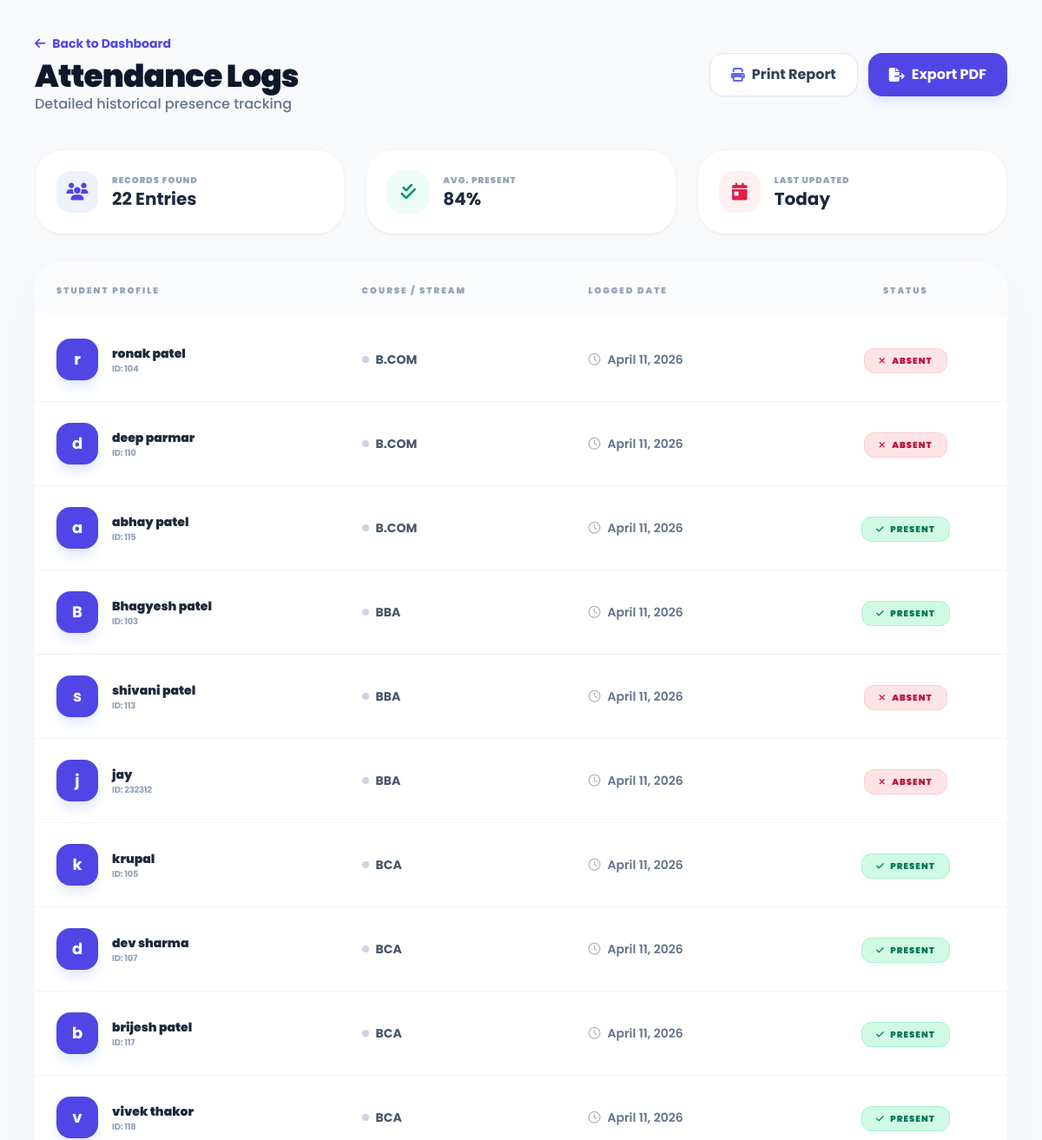
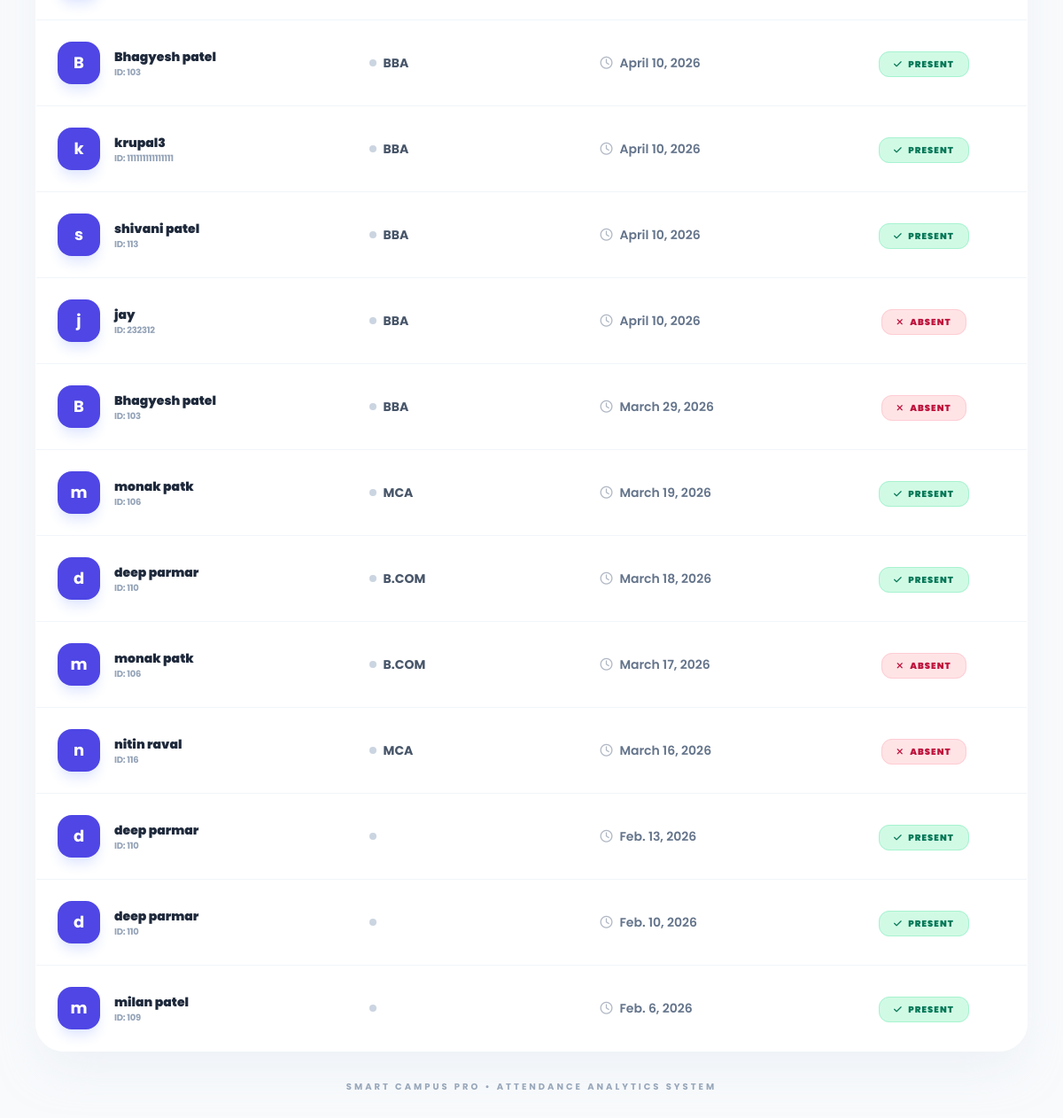
The page /attendance-report/ on the database its author committed (2 pictures, top to bottom).
### campus/models.py (models this page shows, shortened)
class Attendance(models.Model):
    STATUS_CHOICES = [
        ('Present', 'Present'),
        ('Absent', 'Absent'),
        ('Late', 'Late'),
    ]
    student = models.ForeignKey('Student', on_delete=models.CASCADE)
    course = models.ForeignKey('Course', on_delete=models.CASCADE, null=True, blank=True)
    date = models.DateField(default=date.today)
    status = models.CharField(max_length=10, choices=STATUS_CHOICES, default='Present')
    is_present = models.BooleanField(default=True)
    class Meta:
        unique_together = ('student', 'date')

class Student(models.Model):
    user = models.OneToOneField(
        User,
        on_delete=models.SET_NULL,
        null=True,
        blank=True,
        related_name='student_profile',
    )
    name = models.CharField(max_length=100)
    roll_no = models.CharField(max_length=50, unique=True)
    course = models.CharField(max_length=100, null=True, blank=True)
    email = models.EmailField(blank=True, null=True)
    phone = models.CharField(max_length=20, blank=True, null=True)
    photo = models.ImageField(upload_to='student_photos/', null=True, blank=True)
    qr_code = models.ImageField(upload_to='qr_codes/', blank=True, null=True)

class Course(models.Model):
    course_name = models.CharField(max_length=100)
    course_code = models.CharField(max_length=20, unique=True)
    faculty = models.ForeignKey(Faculty, on_delete=models.CASCADE, related_name='courses')

### campus/views.py (the view)
# urls.py: path('attendance-report/', views.view_attendance, name='view_attendance'),
def view_attendance(request):
    from .models import Attendance
    data = Attendance.objects.all().order_by('-date')
    return render(request, 'view_attendance.html', {'records': data})

### campus/templates/view_attendance.html (shortened to what this page needs)
<!DOCTYPE html>
<html lang="en">
<head>
    <script src="https://cdn.tailwindcss.com"></script>
    <link rel="stylesheet" href="https://cdnjs.cloudflare.com/ajax/libs/font-awesome/6.4.0/css/all.min.css">
</head>
<body class="p-4 md:p-10 bg-slate-50 min-h-screen">
<div class="max-w-6xl mx-auto">
    <div class="flex flex-col md:flex-row justify-between items-start md:items-center mb-10 gap-6">
        <div>
            <a href="{% url 'master_admin' %}" class="group text-indigo-600 font-bold text-sm flex items-center gap-2 mb-2">
                <i class="fas fa-arrow-left transition-transform group-hover:-translate-x-1"></i> Back to Dashboard
            </a>
            <h1 class="text-4xl font-black text-slate-900 tracking-tight">Attendance Logs</h1>
            <p class="text-slate-500 font-medium">Detailed historical presence tracking</p>
        </div>
        <div class="flex gap-3">
            <button onclick="window.print()" class="bg-white text-slate-700 border border-slate-200 px-6 py-3 rounded-2xl font-bold shadow-sm hover:bg-slate-50 transition-all flex items-center gap-2">
                <i class="fas fa-print text-indigo-500"></i> Print Report
            </button>
            <div class="bg-indigo-600 text-white px-6 py-3 rounded-2xl font-bold shadow-lg shadow-indigo-100 flex items-center gap-2 cursor-default">
                <i class="fas fa-file-export"></i> Export PDF
            </div>
        </div>
    </div>
    <div class="grid grid-cols-1 md:grid-cols-3 gap-6 mb-8">
        <div class="bg-white p-6 rounded-[2rem] border border-slate-100 shadow-sm flex items-center gap-4">
            <div class="h-12 w-12 bg-indigo-50 text-indigo-600 rounded-2xl flex items-center justify-center text-xl">
                <i class="fas fa-users"></i>
            </div>
            <div>
                <p class="text-[10px] font-black text-slate-400 uppercase tracking-widest">Records Found</p>
                <h3 class="text-xl font-bold text-slate-800">{{ records|length }} Entries</h3>
            </div>
        </div>
        <div class="bg-white p-6 rounded-[2rem] border border-slate-100 shadow-sm flex items-center gap-4">
            <div class="h-12 w-12 bg-emerald-50 text-emerald-600 rounded-2xl flex items-center justify-center text-xl">
                <i class="fas fa-check-double"></i>
            </div>
            <div>
                <p class="text-[10px] font-black text-slate-400 uppercase tracking-widest">Avg. Present</p>
                <h3 class="text-xl font-bold text-slate-800">84%</h3>
            </div>
        </div>
        <div class="bg-white p-6 rounded-[2rem] border border-slate-100 shadow-sm flex items-center gap-4">
            <div class="h-12 w-12 bg-rose-50 text-rose-600 rounded-2xl flex items-center justify-center text-xl">
                <i class="fas fa-calendar-day"></i>
            </div>
            <div>
                <p class="text-[10px] font-black text-slate-400 uppercase tracking-widest">Last Updated</p>
                <h3 class="text-xl font-bold text-slate-800">Today</h3>
            </div>
        </div>
    </div>
    <div class="report-card shadow-2xl shadow-slate-200/50 border border-white overflow-hidden">
        <div class="overflow-x-auto">
            <table class="w-full text-left border-collapse">
                <thead>
                    <tr class="bg-slate-50/50">
                        <th class="p-6 text-[10px] font-black text-slate-400 uppercase tracking-[0.2em]">Student Profile</th>
                        <th class="p-6 text-[10px] font-black text-slate-400 uppercase tracking-[0.2em]">Course / Stream</th>
                        <th class="p-6 text-[10px] font-black text-slate-400 uppercase tracking-[0.2em]">Logged Date</th>
                        <th class="p-6 text-[10px] font-black text-slate-400 uppercase tracking-[0.2em] text-center">Status</th>
                    </tr>
                </thead>
                <tbody class="divide-y divide-slate-100 bg-white">
                    {% for r in records %}
                    <tr class="table-row group">
                        <td class="p-6">
                            <div class="flex items-center gap-4">
                                <div class="h-12 w-12 bg-indigo-600 text-white rounded-2xl flex items-center justify-center font-bold text-lg shadow-lg shadow-indigo-100">
                                    {{ r.student.name|slice:":1" }}
                                </div>
                                <div>
                                    <div class="font-black text-slate-800 text-sm group-hover:text-indigo-600 transition-colors">{{ r.student.name }}</div>
                                    <div class="text-[10px] text-slate-400 font-bold uppercase tracking-tight">ID: {{ r.student.roll_no }}</div>
                                </div>
                            </div>
                        </td>
                        <td class="p-6 text-sm font-bold text-slate-600">
                            <div class="flex items-center gap-2">
                                <span class="h-2 w-2 rounded-full bg-slate-300"></span>
                                {{ r.course.course_name }}
                            </div>
                        </td>
                        <td class="p-6 text-sm font-semibold text-slate-500">
                            <i class="far fa-clock mr-2 opacity-50"></i>{{ r.date }}
                        </td>
                        <td class="p-6 text-center">
                            {% if r.status == 'Present' %}
                            <span class="bg-emerald-100 text-emerald-700 px-4 py-1.5 rounded-xl text-[10px] font-black uppercase tracking-widest border border-emerald-200">
                                <i class="fas fa-check mr-1"></i> Present
                            </span>
                            {% else %}
                            <span class="bg-rose-100 text-rose-700 px-4 py-1.5 rounded-xl text-[10px] font-black uppercase tracking-widest border border-rose-200">
                                <i class="fas fa-times mr-1"></i> Absent
                            </span>
                            {% endif %}
                        </td>
                    </tr>
                    {% endfor %}
                </tbody>
            </table>
        </div>
    </div>
    <div class="mt-8 text-center">
        <p class="text-[10px] font-bold text-slate-400 uppercase tracking-[0.3em]">Smart Campus Pro • Attendance Analytics System</p>
    </div>
</div>
</body>
</html>

### campus/templates/view_attendance.html (style rules this page uses)
body { font-family: 'Poppins', sans-serif; background: #f8fafc; }
.report-card { background: rgba(255, 255, 255, 0.9); backdrop-filter: blur(10px); border-radius: 2rem; }
.table-row { transition: all 0.2s ease; }

### rows shown on the page
Attendance: student.name "r", student.name "ronak patel", student.roll_no "104", course.course_name "B.COM", date "April 11, 2026", status "ABSENT"
Attendance: student.name "d", student.name "deep parmar", student.roll_no "110", course.course_name "B.COM", date "April 11, 2026", status "ABSENT"
Attendance: student.name "a", student.name "abhay patel", student.roll_no "115", course.course_name "B.COM", date "April 11, 2026", status "Present" (drawn)
Attendance: student.name "B", student.name "Bhagyesh patel", student.roll_no "103", course.course_name "BBA", date "April 11, 2026", status "Present" (drawn)
Attendance: student.name "s", student.name "shivani patel", student.roll_no "113", course.course_name "BBA", date "April 11, 2026", status "ABSENT"
Attendance: student.name "j", student.name "jay", student.roll_no "232312", course.course_name "BBA", date "April 11, 2026", status "ABSENT"
Attendance: student.name "k", student.name "krupal", student.roll_no "105", course.course_name "BCA", date "April 11, 2026", status "Present" (drawn)
Attendance: student.name "d", student.name "dev sharma", student.roll_no "107", course.course_name "BCA", date "April 11, 2026", status "Present" (drawn)
Attendance: student.name "b", student.name "brijesh patel", student.roll_no "117", course.course_name "BCA", date "April 11, 2026", status "Present" (drawn)
Attendance: student.name "v", student.name "vivek thakor", student.roll_no "118", course.course_name "BCA", date "April 11, 2026", status "Present" (drawn)
Attendance: student.name "B", student.name "Bhagyesh patel", student.roll_no "103", course.course_name "BBA", date "April 10, 2026", status "Present" (drawn)
Attendance: student.name "k", student.name "krupal3", student.roll_no "111111111111111", course.course_name "BBA", date "April 10, 2026", status "Present" (drawn)
Attendance: student.name "s", student.name "shivani patel", student.roll_no "113", course.course_name "BBA", date "April 10, 2026", status "Present" (drawn)
Attendance: student.name "j", student.name "jay", student.roll_no "232312", course.course_name "BBA", date "April 10, 2026", status "ABSENT"
Attendance: student.name "B", student.name "Bhagyesh patel", student.roll_no "103", course.course_name "BBA", date "March 29, 2026", status "ABSENT"
Attendance: student.name "m", student.name "monak patk", student.roll_no "106", course.course_name "MCA", date "March 19, 2026", status "Present" (drawn)
Attendance: student.name "d", student.name "deep parmar", student.roll_no "110", course.course_name "B.COM", date "March 18, 2026", status "Present" (drawn)
Attendance: student.name "m", student.name "monak patk", student.roll_no "106", course.course_name "B.COM", date "March 17, 2026", status "ABSENT"
Attendance: student.name "n", student.name "nitin raval", student.roll_no "116", course.course_name "MCA", date "March 16, 2026", status "ABSENT"
Attendance: student.name "d", student.name "deep parmar", student.roll_no "110", date "Feb. 13, 2026", status "Present" (drawn)
Attendance: student.name "d", student.name "deep parmar", student.roll_no "110", date "Feb. 10, 2026", status "Present" (drawn)
Attendance: student.name "m", student.name "milan patel", student.roll_no "109", date "Feb. 6, 2026", status "Present" (drawn)

### other values the page prints
{{ records|length }} "22"
